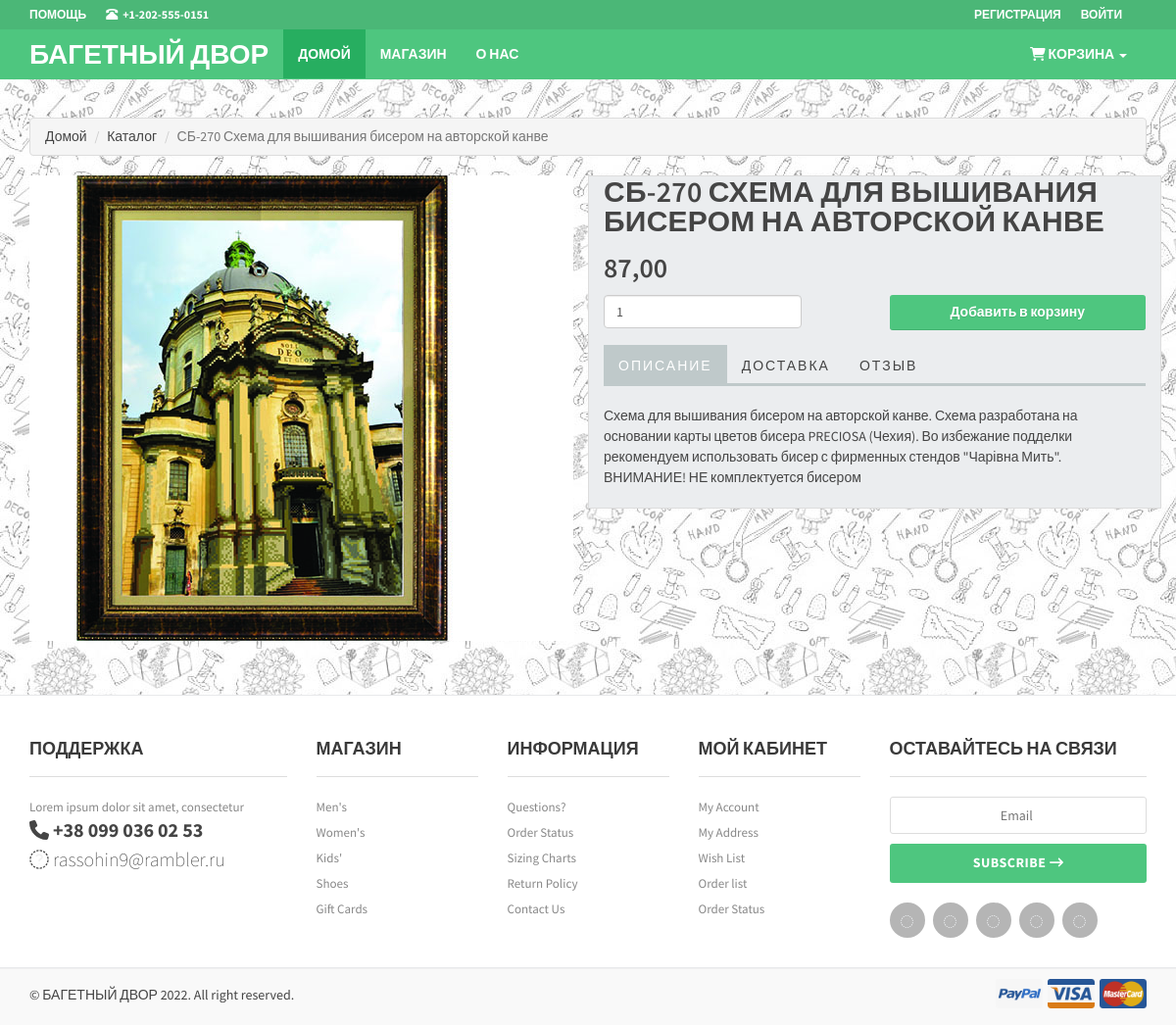
Screenshot of /item/3 with the database file from the repository.
### products/models.py (models this page shows, shortened)
class Product(models.Model):
    name = models.CharField('Наименование', max_length=128)
    type = models.ForeignKey(Type, on_delete=models.CASCADE)
    category = models.ForeignKey(Category, on_delete=models.CASCADE)
    textile = models.ForeignKey(Textile, blank=True, null=True, default=None, on_delete=models.CASCADE)
    color = models.ForeignKey(Color, blank=True, null=True, default=None, on_delete=models.CASCADE)
    country = models.ForeignKey(Country, blank=True, null=True, default=None, on_delete=models.CASCADE)
    thread = models.CharField('Вид ниток', max_length=64, blank=True, null=True, default=None)
    material = models.CharField('Материал', max_length=64, blank=True, null=True, default=None)
    length = models.DecimalField('Длина мотка', max_digits=4, decimal_places=1, blank=True, null=True, default=None)
    themes = models.CharField('Тематика', max_length=64, blank=True, null=True, default=None)
    technique = models.CharField('Техника', max_length=64, blank=True, null=True, default=None)
    stitching = models.CharField('Зашивка', max_length=64, blank=True, null=True, default=None)
    dimension = models.CharField('Размер', max_length=128, blank=True, null=True, default=None)
    purpose = models.CharField('Назначение', max_length=256, blank=True, null=True, default=None)
    equipment = models.CharField('Комплектация', max_length=256, blank=True, null=True, default=None)
    num_color = models.IntegerField('Количество цветов', blank=True, null=True, default=None)
    num_bead = models.IntegerField('Количество бусин', blank=True, null=True, default=None)
    description = models.TextField('Описание', blank=True, null=True, default=None)
    discount = models.IntegerField('Скидка', default=0)
    price = models.DecimalField('Цена', max_digits=6, decimal_places=2, blank=True, null=True, default=0.0)
    is_active = models.BooleanField('Актуальность', default=True)
    is_new = models.BooleanField('Новый', default=False)
    created = models.DateTimeField(auto_now_add=True, auto_now=False)
    updated = models.DateTimeField(auto_now_add=False, auto_now=True)
    class Meta:
        verbose_name = 'Продукт'
        verbose_name_plural = 'Продукты'

class ProductImage(models.Model):
    product = models.ForeignKey(Product, on_delete=models.CASCADE)
    picture = models.ImageField(upload_to='products_images', default='default.jpg')                # 475x475
    picture_small = models.ImageField(upload_to='products_images_small', default='products_images_small/default.jpg')    # 70x70
    is_main = models.BooleanField('Главная', default=False)
    created = models.DateTimeField(auto_now_add=True, auto_now=False)
    updated = models.DateTimeField(auto_now_add=False, auto_now=True)
    class Meta:
        verbose_name = 'Фотография'
        verbose_name_plural = 'Фотографии'

### products/views.py (the view)
# urls.py: path('item/<int:product_id>', views.item, name='item'),
def item(request, product_id):
    itemByid = Product.objects.get(id=product_id)
    print('Item page')
    price_discount = itemByid.price * (100 - itemByid.discount) / 100
    return render(request, 'products/item.html', {'title': 'Страница продукта', 'item': itemByid, 'price_discount': price_discount})

### orders/context_processors.py (called while the page is built)
def get_card_info (request):
    return_dict = dict()
    session_key = request.session.session_key
    print('Get cart info')
    if not session_key:
        request.session.cycle_key
    current_user = request.user
    if (current_user.id is not None) & (not current_user.is_superuser):
        order, created = Order.objects.get_or_create(customer=current_user, status_id=1)
        if not created:
            return_dict = GetDict(order.id)
    return return_dict

### templates/products/item.html (shortened to what this page needs)
{% extends 'base.html' %}
{% load static %}
{% block content %}
<div class="container main-container headerOffset">
    <div class="row">
        <div class="breadcrumbDiv col-lg-12">
            <ul class="breadcrumb">
                <li><a href="{% url 'home' %}">Домой</a></li>
                <li><a href="category.html">Каталог</a></li>
                <li class="active">{{ item.name }}</li>
            </ul>
        </div>
    </div>
    <div class="row transitionfx">
        <div class="col-lg-6 col-md-6 col-sm-6">
            <div class="main-image sp-wrap col-lg-12 no-padding">
                {% for image in item.productimage_set.all %}
                    <a href="{{ image.picture.url }}">
                        <img src="{{ image.picture_small.url }}" class="img-responsive" alt="img">
                    </a>
                {% endfor %}
            </div>
        </div>
        <div class="col-lg-6 col-md-6 col-sm-5 cartProductDescription">
            <h1 class="product-title">
                {{ item.name }}
            </h1>
            <div class="product-price">
                <span id="price-sales" class="price-sales"> {{ price_discount }} </span>
            </div>
            <div class="row">
                <form id="form_buying_product" class="form-inline" action="{% url 'add_item2cart' %}"> {% csrf_token %}
                    <div class="form-group col-lg-6 col-sm-6 col-xs-6">
                        <input type="number" class="form-control" name="number" id="number" min="1" value="1">
                    </div>
                    <div class="form-group col-lg-6 col-sm-6 col-xs-6">
                        <button type="submit" id="submit_btn" class="btn btn-primary btn-block btn-cart"
                            data-product_id = "{{ item.id }}"
                            data-name = "{{ item.name }}"
                        >
                        Добавить в корзину
                        </button>
                    </div>
                </form>
            </div>
            <div class="product-tab w100 clearfix">
                <ul class="nav nav-tabs">
                    <li role="presentation" class="active">
                        <a href="#description" aria-controls="description" role="tab" data-toggle="tab">Описание</a>
                    </li>
                    <li role="presentation">
                        <a href="#delivery" aria-controls="delivery" role="tab" data-toggle="tab">Доставка</a>
                    </li>
                    <li role="presentation">
                        <a href="#messages" aria-controls="messages" role="tab" data-toggle="tab">Отзыв</a>
                    </li>
                </ul>
                <div class="tab-content">
                    <div role="tabpanel" class="tab-pane active" id="description">
                        {{ item.description }}
                    </div>
                </div>
            </div>
        </div>
    </div>
</div>
{% endblock %}

### static/skin-1.css (style rules this page uses)
.btn-primary, .product:hover .add-fav:hover, .product:hover .add-fav.active { background-color: #4ec67f; color: #ffffff; }
.nav > li.active, .nav > li > a:hover, .nav > li > a:focus, .nav > li:hover > a { background: #27ae60; }
.nav-tabs { border-bottom: 3px solid #bfc9ca; }
.nav-tabs > li.active > a, .nav-tabs > li.active > a:hover, .nav-tabs > li.active > a:focus, .nav-tabs > li:hover > a { background: #bfc9ca; }

### static/gray-look.css (style rules this page uses)
.breadcrumb { background: #f5f5f5 !important; }
.main-image.sp-wrap { background: #fff !important; }

### static/smoothproducts.css (style rules this page uses)
html, body { height: 100%; width: 100%; }
.sp-wrap { display: none; line-height: 0; font-size: 0; background: #eee; border: 5px solid #eee; border-radius: 3px; position: relative; margin: 0 25px 15px 0; float: left; max-width: 300px; }
.sp-large a img { max-width: 100%; height: auto; }
.sp-large a { display: block; }

### static/btn.css (style rules this page uses)
.btn { border: medium none; border-radius: 3px; font-size: 14px; font-weight: normal; line-height: 1.4; padding: 8px 20px; transition: all 0.25s linear 0s; }
.btn.btn-primary, .btn.btn-danger, .btn.btn-default, .btn.btn-success, .btn.btn-info, .btn.btn-warning, .btn.btn-fb, .btn.btn-tw { font-weight: 600; text-shadow: 0px 1px rgba(0, 0, 0, 0.1); -o-text-shadow: 0px 1px rgba(0, 0, 0, 0.1); -webkit-text-shadow: 0px 1px rgba(0, 0, 0, 0.1); -ms-text-shadow: 0px 1px rgba(0, 0, 0, 0.1); box-shadow: 0 -1px rgba(0, 0, 0, 0.1) inset; -webkit-box-shadow: 0 -1px rgba(0, 0, 0, 0.1) inset; -o-box-shadow: 0 -1px rgba(0, 0, 0, 0.1) inset; -ms-box-shadow: 0 -1px rgba(0, 0, 0, 0.1) inset; }

### rows the page displays
Product: name "СБ-270 Схема для вышивания бисером на авторской канве", name "СБ-270 СХЕМА ДЛЯ ВЫШИВАНИЯ БИСЕРОМ НА АВТОРСКОЙ КАНВЕ", description "Схема для вышивания бисером на авторской канве. Схема разработана на основании карты цветов бисера PRECIOSA (Чехия). Во избежание подделки рекомендуем использовать бисер с фирменных стендов \"Чарівна Мить\". ВНИМАНИЕ! НЕ комплектуется бисером"
ProductImage: picture_small (picture)

### other values shown
{{ price_discount }} "87,00"
